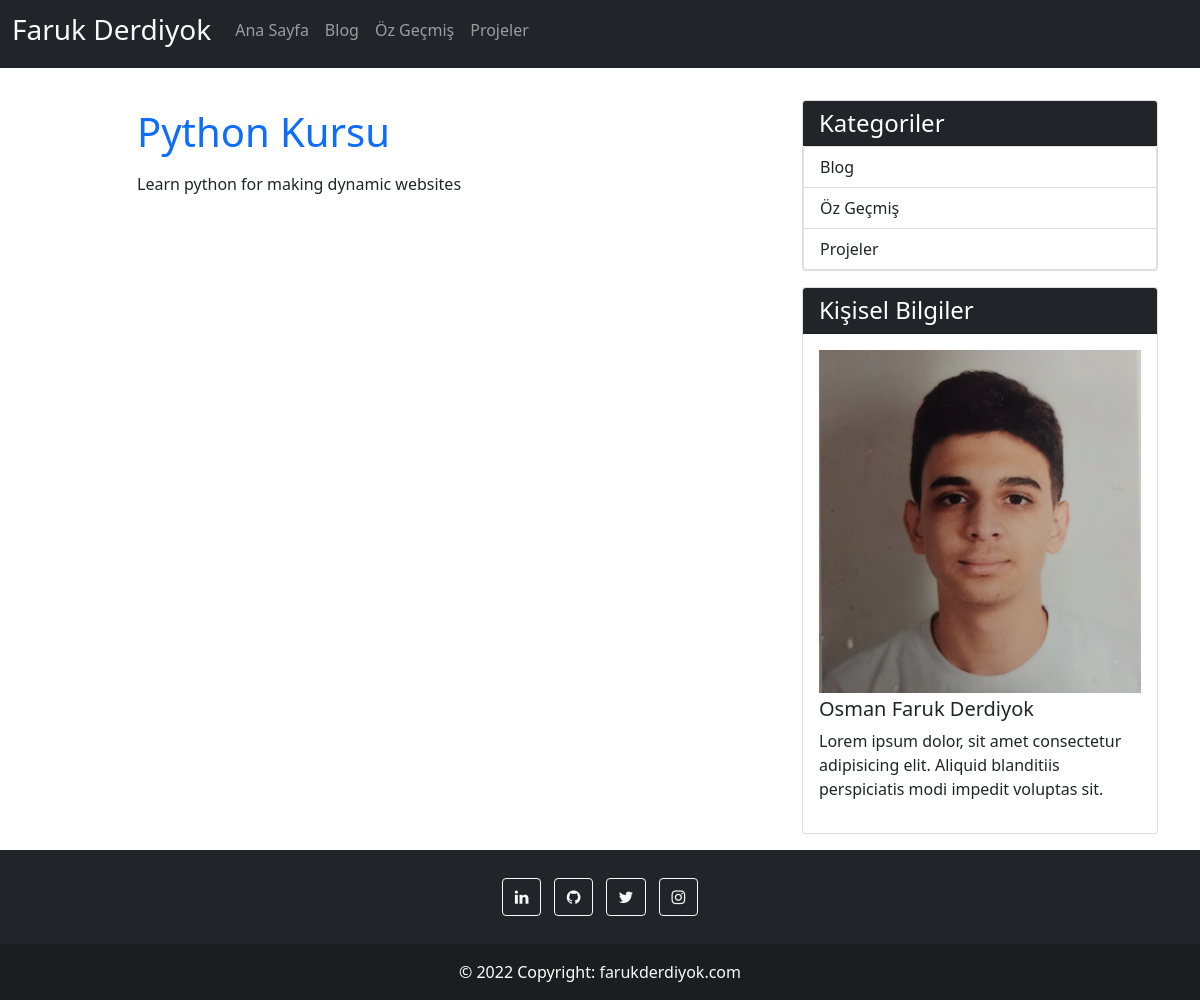
Page /blogs/python-kursu on the committed database.
### blog/models.py (models this page shows, shortened)
class Category(models.Model):
    name = models.CharField(max_length=150)
    slug = models.SlugField(null=False, blank=True, unique=True, db_index=True, editable=False)

class Blog(models.Model):
    title = models.CharField(max_length=200)
    image = models.ImageField(upload_to="blogs")
    description = RichTextField()
    is_active = models.BooleanField(default=False)
    in_home = models.BooleanField(default=False)
    slug = models.SlugField(null=False, blank=True, unique=True, db_index=True, editable=False)
    categories = models.ManyToManyField(Category, blank=True)

### blog/views.py (the view)
# urls.py: path("blogs/<slug:slug>", views.blog_details, name="blog_details"),
def blog_details(request, slug):
    blog = Blog.objects.get(slug=slug)
    categories = Category.objects.all()
    return render(request, "blog/blog-details.html", {
        "blog": blog,
        "categories": categories
    })

### blog/templates/blog/blog-details.html (shortened to what this page needs)
{% extends "base.html"%}
{% load static %}
{% block content %}
    <h1 class="card-title">
        <a class="text-decoration-none" href="{% url 'blog_details' blog.slug %}">
            {{blog.title}}
        </a>
    </h1>
    <p class="">
        {{blog.description|safe}}
    </p>
{% endblock %}

### templates/partials/_navbar.html (shortened to what this page needs)
{% load static %}
<nav class="navbar navbar-expand-lg navbar-dark bg-dark">
    <div class="container-fluid">
        <a href="{% url 'home' %}" class="navbar-brand">
          <h3 class="text-light">
            Faruk Derdiyok
          </h3>
        </a>
        <div class="navbar-collapse collapse" id="navbarsExample01">
            <ul class="navbar-nav mr-auto mb-2">
                <li class="nav-item">
                  <a class="nav-link" href="{% url 'home'%}">Ana Sayfa</a>
                </li>
                {% for category in categories %}
                  <li class="nav-item">
                    <a class="nav-link" href="{% url 'blogs_by_category' category.slug %}">
                      {{ category.name|title }}
                    </a>
                  </li>
                {% endfor %}
            </ul>
        </div>
    </div>
</nav>

### templates/partials/_categories.html
{% load static %}
<div class="card my-3">
  <h4 class="card-header bg-dark text-white">Kategoriler</h4>
    <div class="list-group">
      {% for category in categories %}
        {% if category.slug == selected_category %}
          <a class="list-group-item list-group-item-action active" href="{% url 'blogs_by_category' category.slug %}">
            {{ category.name|title }}
          </a>
        {% else %}
          <a class="list-group-item list-group-item-action" href="{% url 'blogs_by_category' category.slug %}">
            {{ category.name|title }}
          </a>
        {% endif %}
      {% endfor %}
    </div>
</div>

### static/css/base.css (style rules this page uses)
body { background-color: #fff; }

### rows in the picture
Category: name "Blog"
Category: name "Öz Geçmiş"
Category: name "Projeler"
Blog: title "Python Kursu", description "Learn python for making dynamic websites"
